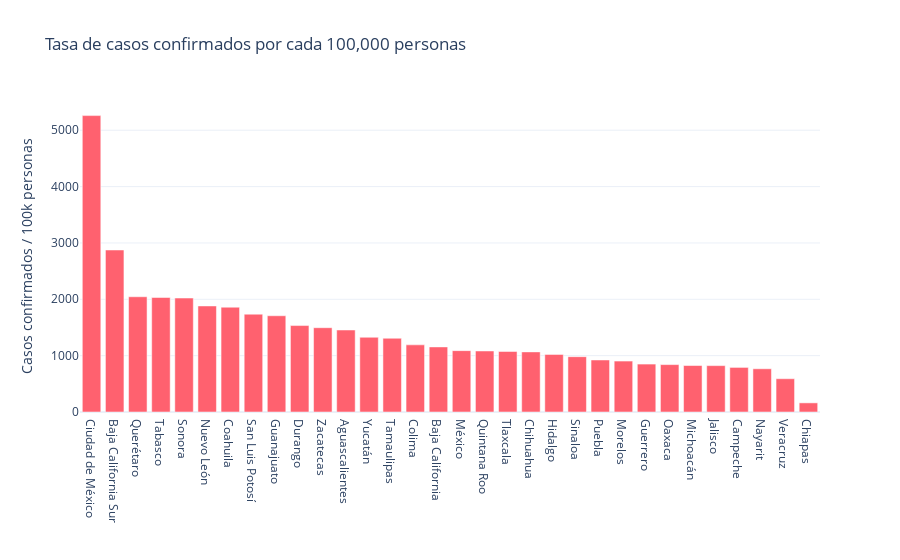

The code cell stored with this chart in its notebook:
### Code cell
# Bar plot of the rate of confirmed cases per 100k persons 
fig_bar_cases_rate = px.bar(x = datos_por_estado["ENTIDAD"], y = datos_por_estado["TASA DE CASOS POR 100K"],
                            labels = dict(y = "Casos confirmados / 100k personas" , x = "") ,title = "Tasa de casos confirmados por cada 100,000 personas")


fig_bar_cases_rate.update_traces(marker = dict(color = "#ff616f"))
#fig_bar_cases_rate.update_xaxes(tickfont = dict(size = 11))
fig_bar_cases_rate.show()

### Figure 1 — Plotly figure (JSON) as saved in the notebook; plotly's stock layout.template omitted (floating-point values rounded to 4 significant figures)
{"data": [{"alignmentgroup": "True", "hovertemplate": "=%{x}<br>Casos confirmados / 100k personas=%{y}<extra></extra>", "legendgroup": "", "marker": {"color": "#ff616f"}, "name": "", "offsetgroup": "", "orientation": "v", "showlegend": false, "textposition": "auto", "type": "bar", "x": ["Ciudad de México", "Baja California Sur", "Querétaro", "Tabasco", "Sonora", "Nuevo León", "Coahuila", "San Luis Potosí", "Guanajuato", "Durango", "Zacatecas", "Aguascalientes", "Yucatán", "Tamaulipas", "Colima", "Baja California", "México", "Quintana Roo", "Tlaxcala", "Chihuahua", "Hidalgo", "Sinaloa", "Puebla", "Morelos", "Guerrero", "Oaxaca", "Michoacán", "Jalisco", "Campeche", "Nayarit", "Veracruz", "Chiapas"], "xaxis": "x", "y": [5260.0, 2875.0, 2045.0, 2032.0, 2022.0, 1882.0, 1860.0, 1736.0, 1708.0, 1534.0, 1496.0, 1455.0, 1326.0, 1309.0, 1192.0, 1155.0, 1089.0, 1083.0, 1074.0, 1067.0, 1022.0, 981.7, 923.1, 904.2, 850.5, 841.1, 824.6, 822.9, 791.3, 766.9, 590.6, 161.9], "yaxis": "y"}], "layout": {"barmode": "relative", "legend": {"tracegroupgap": 0}, "title": {"text": "Tasa de casos confirmados por cada 100,000 personas"}, "xaxis": {"anchor": "y", "domain": [0, 1], "title": {"text": ""}}, "yaxis": {"anchor": "x", "domain": [0, 1], "title": {"text": "Casos confirmados / 100k personas"}}}}
